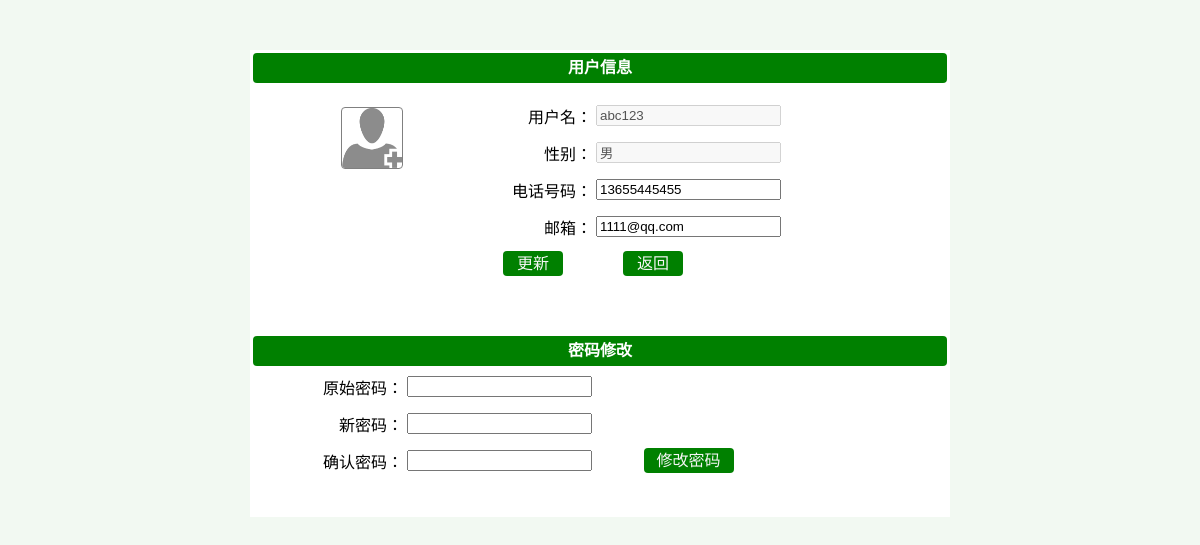
Page /userinfo/index.php (signed in) on the earlier database version.
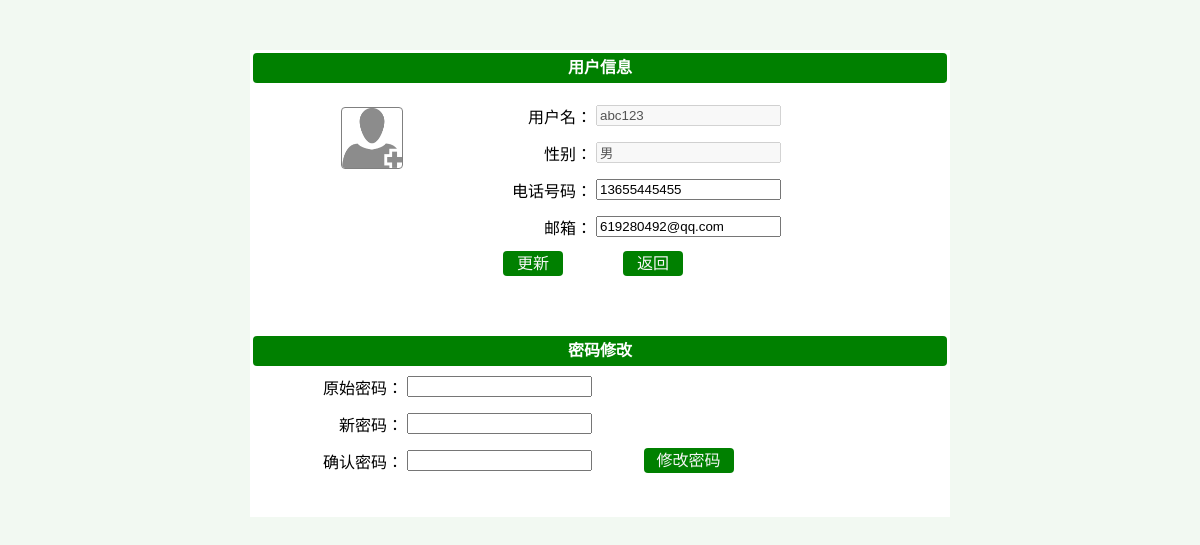
Same page on the later database version.
### tables this page shows
CREATE TABLE `user` (
  `id` int(10) unsigned NOT NULL AUTO_INCREMENT,
  `username` varchar(20) NOT NULL COMMENT '用户名',
  `password` varchar(50) NOT NULL COMMENT '密码',
  `sex` varchar(10) NOT NULL COMMENT '性别',
  `phone` varchar(20) NOT NULL COMMENT '电话',
  `email` varchar(50) NOT NULL COMMENT '邮箱',
  `reg_time` int(11) NOT NULL COMMENT '注册时间',
  `recent_login` int(11) NOT NULL COMMENT '最近登陆时间',
  `update_time` timestamp NULL DEFAULT CURRENT_TIMESTAMP COMMENT '数据更新时间',
  `score` int(11) NOT NULL DEFAULT '0' COMMENT '会员积分',
  `state` tinyint(4) NOT NULL DEFAULT '0' COMMENT '会员状态 1可用 0锁定',
  `note` text NOT NULL COMMENT '备注',
  `level_id` int(11) DEFAULT NULL COMMENT '等级id',
  PRIMARY KEY (`id`),
  UNIQUE KEY `unique` (`username`)
);

### public/class/db.class.php (called while the page is built, shortened)
<?php
class DB {
    public static $dbtype = 'mysql';
    public static $dbhost = '';
    public static $dbport = '';
    public static $dbname = '';
    public static $dbuser = '';
    public static $dbpass = '';
    public static $charset = '';
    public static $stmt = null;
    public static $DB = null;
    public static $connect = true;
    public function __construct() {
        self::$dbtype = 'mysql';
        self::$dbhost = 'localhost';
        self::$dbport = '3306';
        self::$dbname = 'csh';
        self::$dbuser = 'root';
        self::$dbpass = '';
        self::$connect = true;
        self::$charset = 'UTF8';
        self::$DB -> setAttribute ( PDO::MYSQL_ATTR_USE_BUFFERED_QUERY, true );
        self::$DB -> setAttribute ( PDO::ATTR_EMULATE_PREPARES, true );
        self::$DB -> exec( 'SET NAMES ' . self::$charset );
    }
    private function connect() {
        try {
            self::$DB = new PDO ( self::$dbtype . ':host=' . self::$dbhost . ';port=' . self::$dbport . ';dbname=' .
                self::$dbname, self::$dbuser, self::$dbpass, array (PDO::ATTR_PERSISTENT => self::$connect ) );
        } catch ( PDOException $e ) {
            die ( "Connect Error Infomation:" . $e->getMessage () );
        }
    }
    private function _fetch($sql, $type) {
        $result = array ();
        self::$stmt = self::$DB->query ( $sql );
        self::$stmt->setFetchMode ( PDO::FETCH_ASSOC );
        switch ($type) {
            case '0' :
                $result = self::$stmt->fetch ();
                break;
        }
        self::$stmt = null;
        return $result;
    }
    public function getOne($table, $field = '*', $where = false) {
        $sql = "SELECT {$field} FROM `{$table}`";
        $sql .= ($where) ? " WHERE $where" : '';
        return self::_fetch ( $sql, $type = '0' );
    }
}

### userinfo/index.php (the view, shortened to what this page needs)
<?php
require_once '../public/class/db.class.php';
$db = new DB();
$username = $_SESSION['username'];
$arr = $db->getOne('user',"*","username='$username'");
$id = $arr['id'];
$data = $db -> getOne('user_pic',"pic_name","pid=$id");
if($data){
    $src="../public/upload/user_pic/".$data['pic_name'];
}else{
    $src="../public/upload/user_pic/default.png";
}
?>
<!DOCTYPE html>
<html lang="en">
<head>
</head>
<body style="background:#f2f9f2;">
    <table  width="700px" align="center" style="background: white;margin-top:50px;">
        <tr height="30">
            <td colspan="4"><div id="base">用户信息</div></td>
        </tr>
        <tr height="10">
            <td rowspan="5" width="70" align="right" valign="top">
                <img id="changePic" title="点击更改头像"
                     style="cursor:pointer;height:60px;width:60px;margin-top:20px;border-radius:4px;border:1px solid gray"
                     src="<?php echo $src;?>"/>
            </td>
            <td colspan="3"></td>
        </tr>
        <tr height="35">
            <td width="50" align="right">用户名：</td>
            <td width="140">
                <input type="text" disabled value="<?php echo $arr['username'];?>"/>
            </td>
            <td></td>
        </tr>
        <tr height="35">
            <td align="right">性别：</td>
            <td>
                <input type="text" disabled value="<?php echo $arr['sex'];?>"/>
            </td>
            <td></td>
        </tr>
        <tr height="35">
            <td align="right">电话号码：</td>
            <td>
                <input name="phone" type="text" value="<?php echo $arr['phone'];?>"/>
            </td>
            <td></td>
        </tr>
        <tr height="35">
            <td align="right">邮箱：</td>
            <td>
                <input name="email" type="text" value="<?php echo $arr['email'];?>"/>
            </td>
            <td></td>
        </tr>
        <tr height="35">
            <td colspan="4" align="center">
                <a id="isubmit" href="javascript:void(0)">更新</a>
                <a id="back" href="<?php echo $_SERVER['HTTP_REFERER'];?>">返回</a>
            </td>
        </tr>
        <tr height="50"><td colspan="3" align="center">
            </td></tr>
        <tr height="30">
            <td colspan="4"><div id="cpwd">密码修改</div></td>
        </tr>
        <tr height="35">
            <td align="right" width="150">原始密码：</td>
            <td>
                <input type="password" name="opassword"/>
            </td>
            <td></td>
        </tr>
        <tr height="35">
            <td align="right">新密码：</td>
            <td>
                <input type="password" name="npassword"/>
            </td>
            <td></td>
        </tr>
        <tr height="35">
            <td align="right">确认密码：</td>
            <td>
                <input type="password" name="cpassword"/>
            </td>
            <td align="center"><a id="psubmit" href="javascript:void(0)">修改密码</a></td>
        </tr>
        <tr height="35">
            <td colspan="4" align="center">
            </td>
        </tr>
    </table>
</body>
</html>

### userinfo/index.php (style rules this page uses)
#base,#cpwd { width:100%; background:green; color:white; text-align:center; font-size:16px; font-weight:bold; height:30px; line-height:30px; border-radius:4px; }
#isubmit,#back { float:left; height:25px; width:60px; text-decoration: none; font-size:16px; color:whitesmoke; display: block; background: green; border-radius:4px; line-height:25px; }
#isubmit { margin-left:250px; margin-right:60px; }
#psubmit { height:25px; width:90px; text-decoration: none; font-size:16px; color:whitesmoke; display: block; background: green; border-radius:4px; line-height:25px; }

Differences in the rows shown:
changed user "abc123": email "1111@qq.com" → "619280492@qq.com"
